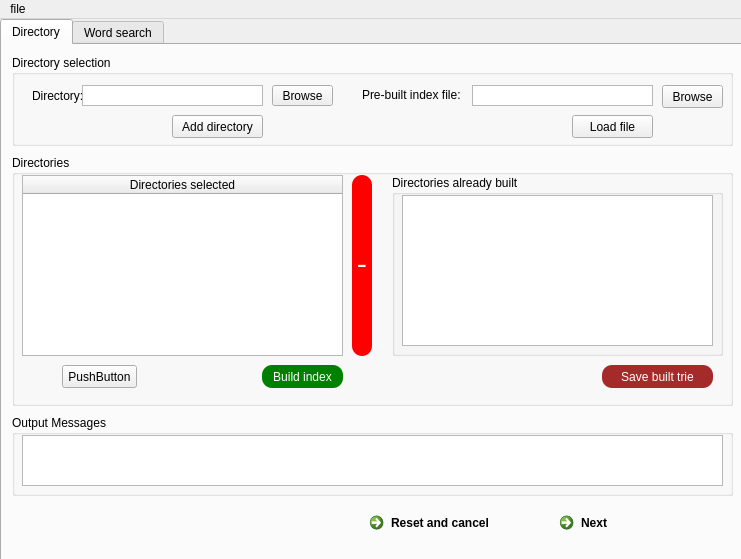
<?xml version="1.0" encoding="UTF-8"?>
<ui version="4.0">
 <class>MainWindow</class>
 <widget class="QMainWindow" name="MainWindow">
  <property name="geometry">
   <rect>
    <x>0</x>
    <y>0</y>
    <width>741</width>
    <height>559</height>
   </rect>
  </property>
  <property name="windowTitle">
   <string>MainWindow</string>
  </property>
  <widget class="QWidget" name="centralwidget">
   <widget class="QTabWidget" name="tabWidget">
    <property name="geometry">
     <rect>
      <x>0</x>
      <y>0</y>
      <width>751</width>
      <height>551</height>
     </rect>
    </property>
    <property name="currentIndex">
     <number>0</number>
    </property>
    <widget class="QWidget" name="Directory">
     <property name="toolTip">
      <string>&lt;html&gt;&lt;head/&gt;&lt;body&gt;&lt;p&gt;Directory selection&lt;/p&gt;&lt;/body&gt;&lt;/html&gt;</string>
     </property>
     <attribute name="title">
      <string>Directory</string>
     </attribute>
     <widget class="QGroupBox" name="groupBox">
      <property name="geometry">
       <rect>
        <x>10</x>
        <y>10</y>
        <width>721</width>
        <height>91</height>
       </rect>
      </property>
      <property name="title">
       <string>Directory selection</string>
      </property>
      <widget class="QPushButton" name="browse_btn">
       <property name="geometry">
        <rect>
         <x>260</x>
         <y>30</y>
         <width>61</width>
         <height>21</height>
        </rect>
       </property>
       <property name="text">
        <string>Browse</string>
       </property>
      </widget>
      <widget class="QTextEdit" name="dir_include">
       <property name="geometry">
        <rect>
         <x>70</x>
         <y>30</y>
         <width>181</width>
         <height>21</height>
        </rect>
       </property>
       <property name="verticalScrollBarPolicy">
        <enum>Qt::ScrollBarAlwaysOff</enum>
       </property>
       <property name="horizontalScrollBarPolicy">
        <enum>Qt::ScrollBarAlwaysOff</enum>
       </property>
      </widget>
      <widget class="QPushButton" name="pushButton">
       <property name="geometry">
        <rect>
         <x>160</x>
         <y>60</y>
         <width>91</width>
         <height>23</height>
        </rect>
       </property>
       <property name="text">
        <string>Add directory</string>
       </property>
      </widget>
      <widget class="QTextEdit" name="load_field">
       <property name="geometry">
        <rect>
         <x>460</x>
         <y>30</y>
         <width>181</width>
         <height>21</height>
        </rect>
       </property>
       <property name="verticalScrollBarPolicy">
        <enum>Qt::ScrollBarAlwaysOff</enum>
       </property>
      </widget>
      <widget class="QPushButton" name="pushButton_6">
       <property name="geometry">
        <rect>
         <x>650</x>
         <y>30</y>
         <width>61</width>
         <height>23</height>
        </rect>
       </property>
       <property name="text">
        <string>Browse</string>
       </property>
      </widget>
      <widget class="QPushButton" name="pushButton_7">
       <property name="geometry">
        <rect>
         <x>560</x>
         <y>60</y>
         <width>81</width>
         <height>23</height>
        </rect>
       </property>
       <property name="text">
        <string>Load file</string>
       </property>
      </widget>
      <widget class="QLabel" name="label_2">
       <property name="geometry">
        <rect>
         <x>20</x>
         <y>30</y>
         <width>61</width>
         <height>21</height>
        </rect>
       </property>
       <property name="text">
        <string>Directory:</string>
       </property>
      </widget>
      <widget class="QLabel" name="label_3">
       <property name="geometry">
        <rect>
         <x>350</x>
         <y>30</y>
         <width>101</width>
         <height>20</height>
        </rect>
       </property>
       <property name="text">
        <string>Pre-built index file:</string>
       </property>
      </widget>
     </widget>
     <widget class="QCommandLinkButton" name="reset_btn">
      <property name="geometry">
       <rect>
        <x>360</x>
        <y>460</y>
        <width>172</width>
        <height>41</height>
       </rect>
      </property>
      <property name="text">
       <string>Reset and cancel</string>
      </property>
     </widget>
     <widget class="QCommandLinkButton" name="next_btn">
      <property name="geometry">
       <rect>
        <x>550</x>
        <y>460</y>
        <width>172</width>
        <height>41</height>
       </rect>
      </property>
      <property name="text">
       <string>Next</string>
      </property>
     </widget>
     <widget class="QGroupBox" name="groupBox_5">
      <property name="geometry">
       <rect>
        <x>10</x>
        <y>370</y>
        <width>721</width>
        <height>81</height>
       </rect>
      </property>
      <property name="title">
       <string>Output Messages</string>
      </property>
      <widget class="QTextBrowser" name="out_tab1">
       <property name="geometry">
        <rect>
         <x>10</x>
         <y>20</y>
         <width>701</width>
         <height>51</height>
        </rect>
       </property>
      </widget>
     </widget>
     <widget class="QGroupBox" name="groupBox_7">
      <property name="geometry">
       <rect>
        <x>10</x>
        <y>110</y>
        <width>721</width>
        <height>251</height>
       </rect>
      </property>
      <property name="title">
       <string>Directories</string>
      </property>
      <widget class="QPushButton" name="pushButton_2">
       <property name="geometry">
        <rect>
         <x>340</x>
         <y>20</y>
         <width>20</width>
         <height>181</height>
        </rect>
       </property>
       <property name="font">
        <font>
         <family>monospace</family>
         <pointsize>20</pointsize>
         <weight>50</weight>
         <bold>false</bold>
        </font>
       </property>
       <property name="styleSheet">
        <string notr="true">background-color:red;
color:white;
font-family:monospace;
border-radius:10px;</string>
       </property>
       <property name="text">
        <string>-</string>
       </property>
      </widget>
      <widget class="QPushButton" name="build_btn">
       <property name="geometry">
        <rect>
         <x>250</x>
         <y>210</y>
         <width>81</width>
         <height>23</height>
        </rect>
       </property>
       <property name="styleSheet">
        <string notr="true">background-color:green;
color:white;
border-radius:10px;</string>
       </property>
       <property name="text">
        <string>Build index</string>
       </property>
      </widget>
      <widget class="QTreeWidget" name="dir_info">
       <property name="geometry">
        <rect>
         <x>10</x>
         <y>20</y>
         <width>321</width>
         <height>181</height>
        </rect>
       </property>
       <column>
        <property name="text">
         <string>Directories selected</string>
        </property>
        <property name="textAlignment">
         <set>AlignCenter</set>
        </property>
       </column>
      </widget>
      <widget class="QGroupBox" name="groupBox_2">
       <property name="geometry">
        <rect>
         <x>380</x>
         <y>20</y>
         <width>331</width>
         <height>181</height>
        </rect>
       </property>
       <property name="title">
        <string>Directories already built</string>
       </property>
       <widget class="QTextBrowser" name="dir_info_readonly">
        <property name="geometry">
         <rect>
          <x>10</x>
          <y>20</y>
          <width>311</width>
          <height>151</height>
         </rect>
        </property>
       </widget>
      </widget>
      <widget class="QPushButton" name="pushButton_3">
       <property name="geometry">
        <rect>
         <x>590</x>
         <y>210</y>
         <width>111</width>
         <height>23</height>
        </rect>
       </property>
       <property name="styleSheet">
        <string notr="true">background-color:brown;
color:white;
border-radius:10px;</string>
       </property>
       <property name="text">
        <string>Save built trie</string>
       </property>
      </widget>
      <widget class="QPushButton" name="pushButton_8">
       <property name="geometry">
        <rect>
         <x>50</x>
         <y>210</y>
         <width>75</width>
         <height>23</height>
        </rect>
       </property>
       <property name="styleSheet">
        <string notr="true"/>
       </property>
       <property name="text">
        <string>PushButton</string>
       </property>
      </widget>
     </widget>
    </widget>
    <widget class="QWidget" name="tab_2">
     <attribute name="title">
      <string>Word search</string>
     </attribute>
     <widget class="QGroupBox" name="groupBox_3">
      <property name="geometry">
       <rect>
        <x>10</x>
        <y>10</y>
        <width>721</width>
        <height>61</height>
       </rect>
      </property>
      <property name="title">
       <string>Word search</string>
      </property>
      <widget class="QTextEdit" name="word_field">
       <property name="geometry">
        <rect>
         <x>150</x>
         <y>20</y>
         <width>451</width>
         <height>21</height>
        </rect>
       </property>
       <property name="verticalScrollBarPolicy">
        <enum>Qt::ScrollBarAlwaysOff</enum>
       </property>
      </widget>
      <widget class="QPushButton" name="pushButton_4">
       <property name="geometry">
        <rect>
         <x>610</x>
         <y>20</y>
         <width>91</width>
         <height>23</height>
        </rect>
       </property>
       <property name="text">
        <string>Search</string>
       </property>
      </widget>
      <widget class="QLabel" name="label">
       <property name="geometry">
        <rect>
         <x>80</x>
         <y>20</y>
         <width>61</width>
         <height>21</height>
        </rect>
       </property>
       <property name="text">
        <string>Search for :</string>
       </property>
      </widget>
     </widget>
     <widget class="QGroupBox" name="groupBox_4">
      <property name="geometry">
       <rect>
        <x>10</x>
        <y>80</y>
        <width>721</width>
        <height>321</height>
       </rect>
      </property>
      <property name="title">
       <string>Files</string>
      </property>
      <widget class="QTreeWidget" name="files_info">
       <property name="geometry">
        <rect>
         <x>10</x>
         <y>20</y>
         <width>321</width>
         <height>261</height>
        </rect>
       </property>
       <property name="horizontalScrollBarPolicy">
        <enum>Qt::ScrollBarAlwaysOff</enum>
       </property>
       <column>
        <property name="text">
         <string>Found in</string>
        </property>
        <property name="textAlignment">
         <set>AlignCenter</set>
        </property>
       </column>
      </widget>
      <widget class="QTextBrowser" name="file_content">
       <property name="geometry">
        <rect>
         <x>340</x>
         <y>20</y>
         <width>371</width>
         <height>261</height>
        </rect>
       </property>
      </widget>
      <widget class="QPushButton" name="pushButton_5">
       <property name="geometry">
        <rect>
         <x>230</x>
         <y>290</y>
         <width>101</width>
         <height>23</height>
        </rect>
       </property>
       <property name="text">
        <string>Open selected file</string>
       </property>
      </widget>
     </widget>
     <widget class="QGroupBox" name="groupBox_6">
      <property name="geometry">
       <rect>
        <x>10</x>
        <y>410</y>
        <width>721</width>
        <height>81</height>
       </rect>
      </property>
      <property name="title">
       <string>Ouput messages</string>
      </property>
      <widget class="QTextBrowser" name="out_tab2">
       <property name="geometry">
        <rect>
         <x>10</x>
         <y>20</y>
         <width>701</width>
         <height>51</height>
        </rect>
       </property>
      </widget>
     </widget>
    </widget>
   </widget>
  </widget>
  <widget class="QMenuBar" name="menubar">
   <property name="geometry">
    <rect>
     <x>0</x>
     <y>0</y>
     <width>741</width>
     <height>21</height>
    </rect>
   </property>
   <widget class="QMenu" name="menuLoad_file">
    <property name="title">
     <string>file</string>
    </property>
   </widget>
   <addaction name="menuLoad_file"/>
  </widget>
  <action name="actionLoad_file">
   <property name="text">
    <string>Load file</string>
   </property>
  </action>
  <action name="actionsave_file">
   <property name="text">
    <string>save file</string>
   </property>
  </action>
 </widget>
 <resources/>
 <connections/>
</ui>
